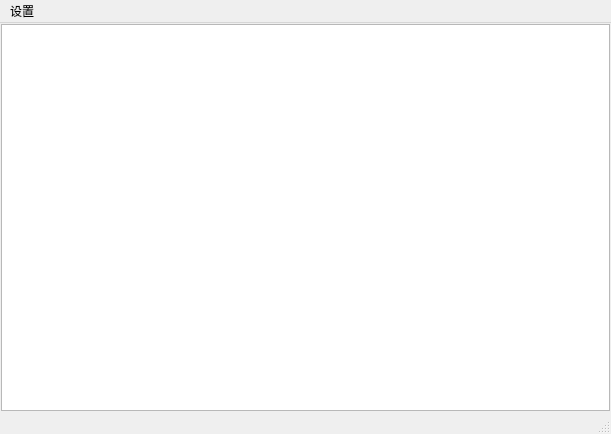
<?xml version="1.0" encoding="UTF-8"?>
<ui version="4.0">
 <class>MainWindowServerList</class>
 <widget class="QMainWindow" name="MainWindowServerList">
  <property name="geometry">
   <rect>
    <x>0</x>
    <y>0</y>
    <width>611</width>
    <height>434</height>
   </rect>
  </property>
  <property name="windowTitle">
   <string>MainWindow</string>
  </property>
  <widget class="QWidget" name="centralwidget">
   <layout class="QHBoxLayout" name="horizontalLayout">
    <property name="leftMargin">
     <number>1</number>
    </property>
    <property name="topMargin">
     <number>1</number>
    </property>
    <property name="rightMargin">
     <number>1</number>
    </property>
    <property name="bottomMargin">
     <number>1</number>
    </property>
    <item>
     <widget class="QTableWidget" name="tableWidgetServerList"/>
    </item>
   </layout>
  </widget>
  <widget class="QMenuBar" name="menuBar">
   <property name="geometry">
    <rect>
     <x>0</x>
     <y>0</y>
     <width>611</width>
     <height>23</height>
    </rect>
   </property>
   <widget class="QMenu" name="menuSettings">
    <property name="title">
     <string>设置</string>
    </property>
    <addaction name="actionAdvance"/>
   </widget>
   <addaction name="menuSettings"/>
  </widget>
  <widget class="QStatusBar" name="statusBar"/>
  <action name="actionAdvance">
   <property name="text">
    <string>高级设置...</string>
   </property>
  </action>
 </widget>
 <resources/>
 <connections/>
</ui>
